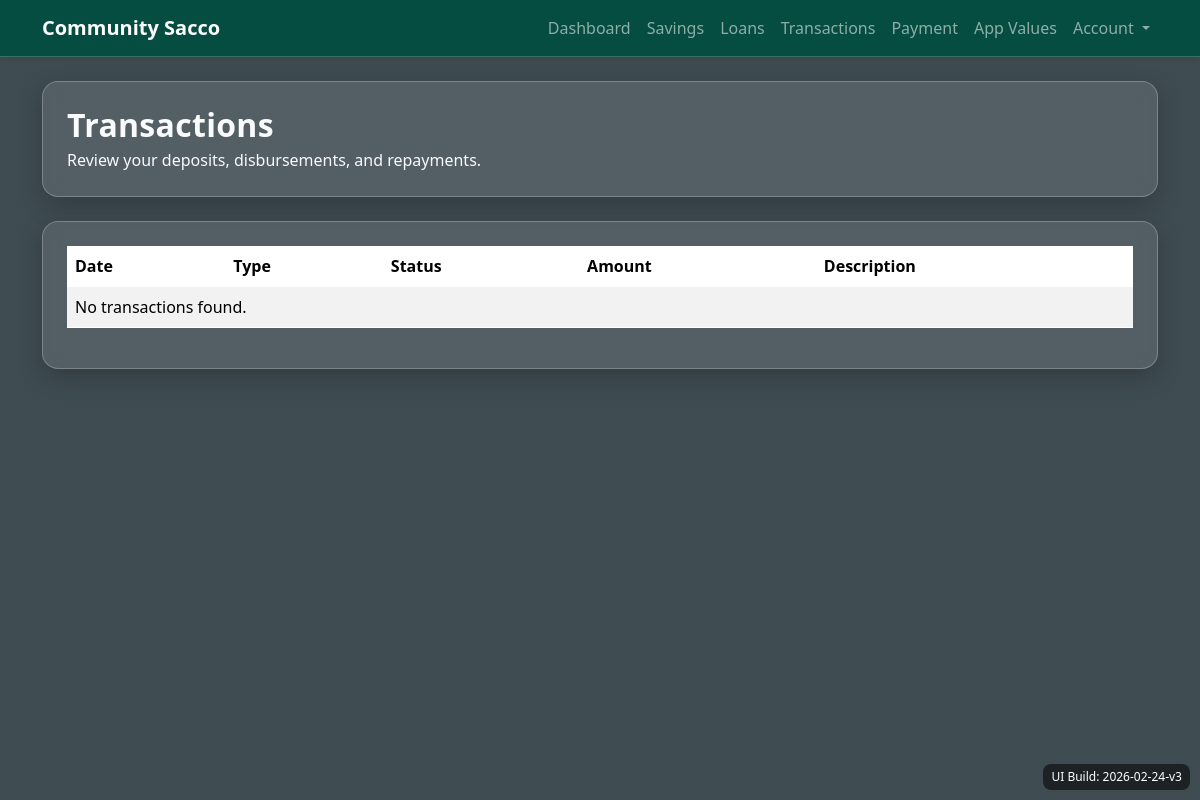
Page /FinanceApp/transactions/ (signed in) on the earlier database version.
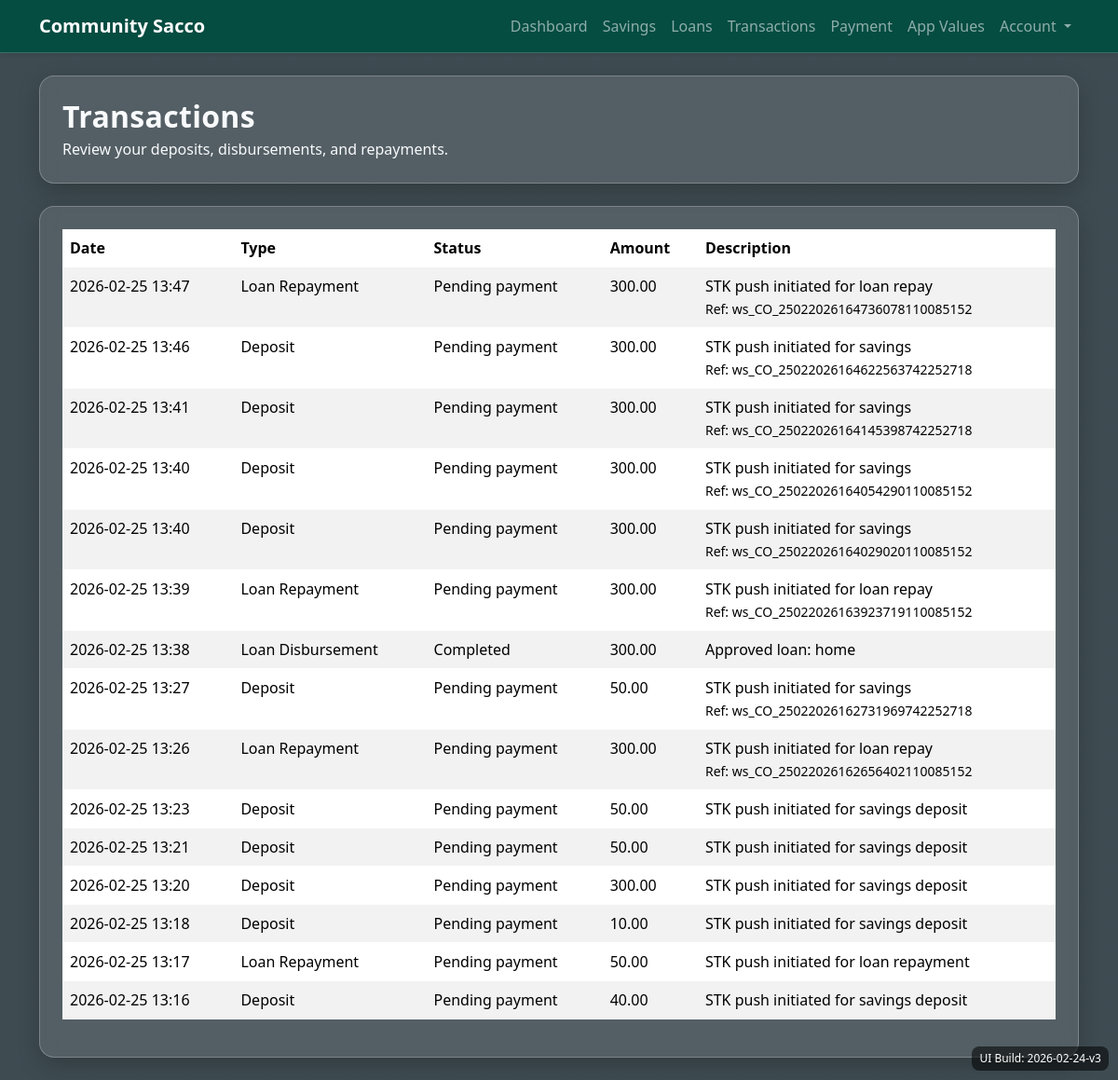
Same page on the later database version.
### FinanceApp/models.py (models this page shows, shortened)
class Transaction(models.Model):
    TYPE_DEPOSIT = "DEPOSIT"
    TYPE_LOAN_DISBURSEMENT = "LOAN_DISBURSEMENT"
    TYPE_LOAN_REPAYMENT = "LOAN_REPAYMENT"
    TYPE_CHOICES = [
        (TYPE_DEPOSIT, "Deposit"),
        (TYPE_LOAN_DISBURSEMENT, "Loan Disbursement"),
        (TYPE_LOAN_REPAYMENT, "Loan Repayment"),
    ]
    STATUS_PENDING = "PENDING"
    STATUS_COMPLETED = "COMPLETED"
    STATUS_CHOICES = [
        (STATUS_PENDING, "Pending payment"),
        (STATUS_COMPLETED, "Completed"),
    ]
    user = models.ForeignKey(User, on_delete=models.CASCADE, related_name="transactions")
    transaction_type = models.CharField(max_length=20, choices=TYPE_CHOICES)
    status = models.CharField(max_length=10, choices=STATUS_CHOICES, default=STATUS_COMPLETED)
    amount = models.DecimalField(max_digits=12, decimal_places=2)
    phone_number = models.CharField(max_length=20, blank=True)
    payment_reference = models.CharField(max_length=120, blank=True)
    description = models.CharField(max_length=255, blank=True)
    created_at = models.DateTimeField(auto_now_add=True)
    class Meta:
        ordering = ["-created_at"]

### FinanceApp/views.py (the view)
# urls.py: path('transactions/', views.transactions, name='transactions'),
@login_required
def transactions(request):
    user_transactions = request.user.transactions.all()
    return render(request, "FinanceApp/transactions.html", {"transactions": user_transactions})

### FinanceApp/templates/FinanceApp/transactions.html
{% extends "main.html" %}
{% block content %}
<div class="container py-4">
  <div class="content-panel p-4 mb-4">
    <h2 class="section-title mb-1">Transactions</h2>
    <p class="mb-0">Review your deposits, disbursements, and repayments.</p>
  </div>
  <div class="content-panel p-4">
      <div class="table-responsive">
        <table class="table table-striped">
          <thead>
            <tr>
              <th>Date</th>
              <th>Type</th>
              <th>Status</th>
              <th>Amount</th>
              <th>Description</th>
            </tr>
          </thead>
          <tbody>
            {% for txn in transactions %}
              <tr>
                <td>{{ txn.created_at|date:"Y-m-d H:i" }}</td>
                <td>{{ txn.get_transaction_type_display }}</td>
                <td>
                  {% if txn.status == "PENDING" %}
                    Pending payment
                  {% else %}
                    {{ txn.get_status_display }}
                  {% endif %}
                </td>
                <td>{{ txn.amount }}</td>
                <td>
                  {{ txn.description|default:"-" }}
                  {% if txn.payment_reference %}
                    <br><small>Ref: {{ txn.payment_reference }}</small>
                  {% endif %}
                </td>
              </tr>
            {% empty %}
              <tr>
                <td colspan="5">No transactions found.</td>
              </tr>
            {% endfor %}
          </tbody>
        </table>
      </div>
  </div>
</div>
{% endblock %}

### templates/main.html (shortened to what this page needs)
{% load static %}
<!DOCTYPE html>
<html lang="en">
<head>
    <link href="https://cdn.jsdelivr.net/npm/bootstrap@5.3.8/dist/css/bootstrap.min.css" rel="stylesheet"
>
    <link rel="stylesheet" href="{% static 'Authapp/css/style.css' %}">
</head>
<body>
    <div class="page-shell">
        <div style="position: fixed; right: 10px; bottom: 10px; z-index: 9999; background: rgba(0,0,0,0.55); color: #fff; padding: 4px 8px; border-radius: 8px; font-size: 12px;">
            UI Build: 2026-02-24-v3
        </div>
        {% include 'navbar.html' %}
        {% block content %}{% endblock %}
    </div>
</body>
</html>

### templates/navbar.html (shortened to what this page needs)
<nav class="navbar navbar-expand-lg navbar-dark shadow-sm" style="background: rgba(0, 77, 64, 0.92); border-bottom: 1px solid rgba(255,255,255,0.2);">
  <div class="container">
    <a class="navbar-brand fw-bold" href="{% url 'home' %}">Community Sacco</a>
    <div class="collapse navbar-collapse" id="navbarNav">
      <ul class="navbar-nav ms-auto">
        <li class="nav-item">
          <a class="nav-link" href="{% url 'home' %}">Dashboard</a>
        </li>
        <li class="nav-item">
          <a class="nav-link" href="{% url 'savings' %}">Savings</a>
        </li>
        <li class="nav-item">
          <a class="nav-link" href="{% url 'loans' %}">Loans</a>
        </li>
        <li class="nav-item">
          <a class="nav-link" href="{% url 'transactions' %}">Transactions</a>
        </li>
        <li class="nav-item">
          <a class="nav-link" href="{% url 'mpesaPayment' %}">Payment</a>
        </li>
        <li class="nav-item">
          <a class="nav-link" href="{% url 'app-values' %}">App Values</a>
        </li>
        <li class="nav-item dropdown">
          <a class="nav-link dropdown-toggle" href="#" id="accountDropdown" role="button"
             data-bs-toggle="dropdown" aria-expanded="false">
            Account
          </a>
        </li>
      </ul>
    </div>
  </div>
</nav>

Differences in the rows shown:
added Transaction: created_at "2026-02-25 13:47", transaction_type "Loan Repayment", status "Pending payment", amount "300.00", description "STK push initiated for loan repay", payment_reference "ws_CO_25022026164736078110085152"
added Transaction: created_at "2026-02-25 13:46", transaction_type "Deposit", status "Pending payment", amount "300.00", description "STK push initiated for savings", payment_reference "ws_CO_25022026164622563742252718"
added Transaction: created_at "2026-02-25 13:41", transaction_type "Deposit", status "Pending payment", amount "300.00", description "STK push initiated for savings", payment_reference "ws_CO_25022026164145398742252718"
added Transaction: created_at "2026-02-25 13:40", transaction_type "Deposit", status "Pending payment", amount "300.00", description "STK push initiated for savings", payment_reference "ws_CO_25022026164054290110085152"
added Transaction: created_at "2026-02-25 13:40", transaction_type "Deposit", status "Pending payment", amount "300.00", description "STK push initiated for savings", payment_reference "ws_CO_25022026164029020110085152"
added Transaction: created_at "2026-02-25 13:39", transaction_type "Loan Repayment", status "Pending payment", amount "300.00", description "STK push initiated for loan repay", payment_reference "ws_CO_25022026163923719110085152"
added Transaction: created_at "2026-02-25 13:38", transaction_type "Loan Disbursement", status "Completed", amount "300.00", description "Approved loan: home"
added Transaction: created_at "2026-02-25 13:27", transaction_type "Deposit", status "Pending payment", amount "50.00", description "STK push initiated for savings", payment_reference "ws_CO_25022026162731969742252718"
added Transaction: created_at "2026-02-25 13:26", transaction_type "Loan Repayment", status "Pending payment", amount "300.00", description "STK push initiated for loan repay", payment_reference "ws_CO_25022026162656402110085152"
added Transaction: created_at "2026-02-25 13:23", transaction_type "Deposit", status "Pending payment", amount "50.00", description "STK push initiated for savings deposit"
added Transaction: created_at "2026-02-25 13:21", transaction_type "Deposit", status "Pending payment", amount "50.00", description "STK push initiated for savings deposit"
added Transaction: created_at "2026-02-25 13:20", transaction_type "Deposit", status "Pending payment", amount "300.00", description "STK push initiated for savings deposit"
added Transaction: created_at "2026-02-25 13:18", transaction_type "Deposit", status "Pending payment", amount "10.00", description "STK push initiated for savings deposit"
added Transaction: created_at "2026-02-25 13:17", transaction_type "Loan Repayment", status "Pending payment", amount "50.00", description "STK push initiated for loan repayment"
added Transaction: created_at "2026-02-25 13:16", transaction_type "Deposit", status "Pending payment", amount "40.00", description "STK push initiated for savings deposit"
Other differences:
text no longer shown: "No transactions found."
